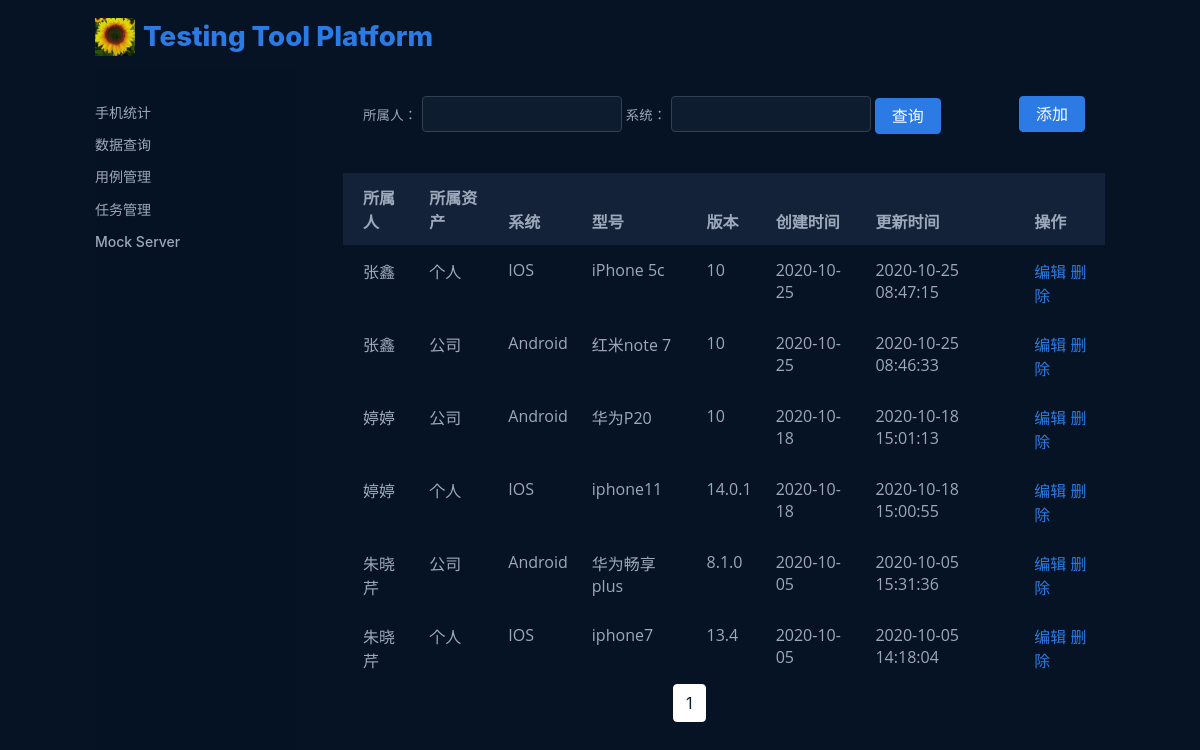
Screenshot of /project/ (signed in) with the database file from the repository.
### telephone_manage/models.py (models this page shows)
class tels(models.Model):
    name = models.CharField("所属人",max_length=100,null=False,default="")
    fund = models.CharField("所属资产",choices=(('个人','个人'),('公司','公司')), max_length=100, null=False, default="")
    sys = models.CharField("系统", choices=(('IOS','IOS'),('Android','Android')),max_length=100, null=False, default="")
    type = models.CharField("型号", max_length=100, null=False, default="")
    version = models.CharField("版本", max_length=100, null=False, default="")
    creat_time = models.DateField("创建时间",auto_now_add=True)
    update_time = models.DateTimeField("更新时间", auto_now=True)
    class Meta:
        ordering = ['-creat_time', '-id']

### telephone_manage/views.py (the view)
# urls.py: path('',views.manage),
@login_required
def manage(requests):
    Projects = tels.objects.all()
    p = Paginator(Projects,10)
    page = requests.GET.get("page", "")
    if page == " ":
        page = 1
    try:
        page_projects = p.page(page)
    except EmptyPage:
        page_projects = p.page(p.num_pages)
    except PageNotAnInteger:
        page_projects = p.page(1)
    return render(requests, "project_list.html", {"projects": page_projects})

### templates/project_list.html (shortened to what this page needs)
{% extends "base.html"%}
{% block base %}
<div class="content">
    <div class="card-header">
        <div class="form-group pull-right" style="float: left;margin-bottom: 0px;">
            <form action="/project/search" method="get">
                <label>所属人：</label>
                <input class="form-control" id="nav-search-input" name="name" placeholder=" " style="display: inline-block;width: 200px"  type="text" value=""/>
                <label>系统：</label>
                <input class="form-control" id="nav-search-input1" name="sys" placeholder=" " style="display: inline-block;width: 200px"  type="text" value=""/>
                <button class="btn btn-primary btn-search">
                <span class="glyphicon glyphicon-search">查询</span>
                </button>
            </form>
    </div>
        <button onclick="add()" type="button" class="btn btn-primary" style="float:right">添加</button>
    </div>
    <div id="datatables-dashboard-traffic_wrapper" class="dataTables_wrapper dt-bootstrap4 no-footer" style="margin-top: 60px;">
        <div class="row">
            <div class="col-sm-12">
                <table id="datatables-dashboard-traffic" class="table table-striped my-0 dataTable no-footer"
                       role="grid" aria-describedby="datatables-dashboard-traffic_info">
                    <thead>
                    <tr role="row" bgcolor="#132238">
                        <th>所属人</th>
                        <th>所属资产</th>
                        <th>系统</th>
                        <th>型号</th>
                        <th>版本</th>
                        <th>创建时间</th>
                        <th>更新时间</th>
                        <th>操作</th>
                    </tr>
                    </thead>
                    <tbody>
                    {% for p in projects %}
                    <tr role="row" class="odd">
                        <td>{{ p.name }}</td>
                        <td>{{ p.fund }}</td>
                        <td>{{ p.sys }}</td>
                        <td>{{ p.type }}</td>
                        <td>{{ p.version }}</td>
                        <td>{{ p.creat_time|date:"Y-m-d"}}</td>
                        <td>{{ p.update_time|date:"Y-m-d H:i:s"}}</td>
                        <td>
                            <a href="/project/edit/{{p.id}}/">编辑</a>
                            <a href="/project/delete/{{p.id}}/">删除</a>
                        </td>
                    </tr>
                    {% endfor %}
                    </tbody>
                </table>
            </div>
        </div>
    </div>
        <div class="row">
            <div class="col-sm-12 col-md-5">
            </div>
            <div class="col-sm-12 col-md-7">
                <div class="dataTables_paginate paging_simple_numbers" id="datatables-dashboard-traffic_paginate">
                    <ul class="pagination">
                        <li class="paginate_button page-item active">
                            <a href="#" aria-controls="datatables-dashboard-traffic" data-dt-idx="1" tabindex="0"
                                class="page-link">{{projects.number}}</a>
                        </li>
                    </ul>
                </div>
            </div>
        </div>
</div>
{% endblock %}

### rows the page displays
tels: name "张鑫", fund "个人", sys "IOS", type "iPhone 5c", version "10", creat_time "2020-10-25", update_time "2020-10-25 08:47:15"
tels: name "张鑫", fund "公司", sys "Android", type "红米note 7", version "10", creat_time "2020-10-25", update_time "2020-10-25 08:46:33"
tels: name "婷婷", fund "公司", sys "Android", type "华为P20", version "10", creat_time "2020-10-18", update_time "2020-10-18 15:01:13"
tels: name "婷婷", fund "个人", sys "IOS", type "iphone11", version "14.0.1", creat_time "2020-10-18", update_time "2020-10-18 15:00:55"
tels: name "朱晓芹", fund "公司", sys "Android", type "华为畅享plus", version "8.1.0", creat_time "2020-10-05", update_time "2020-10-05 15:31:36"
tels: name "朱晓芹", fund "个人", sys "IOS", type "iphone7", version "13.4", creat_time "2020-10-05", update_time "2020-10-05 14:18:04"

### other values shown
{{ projects.number }} "1"
